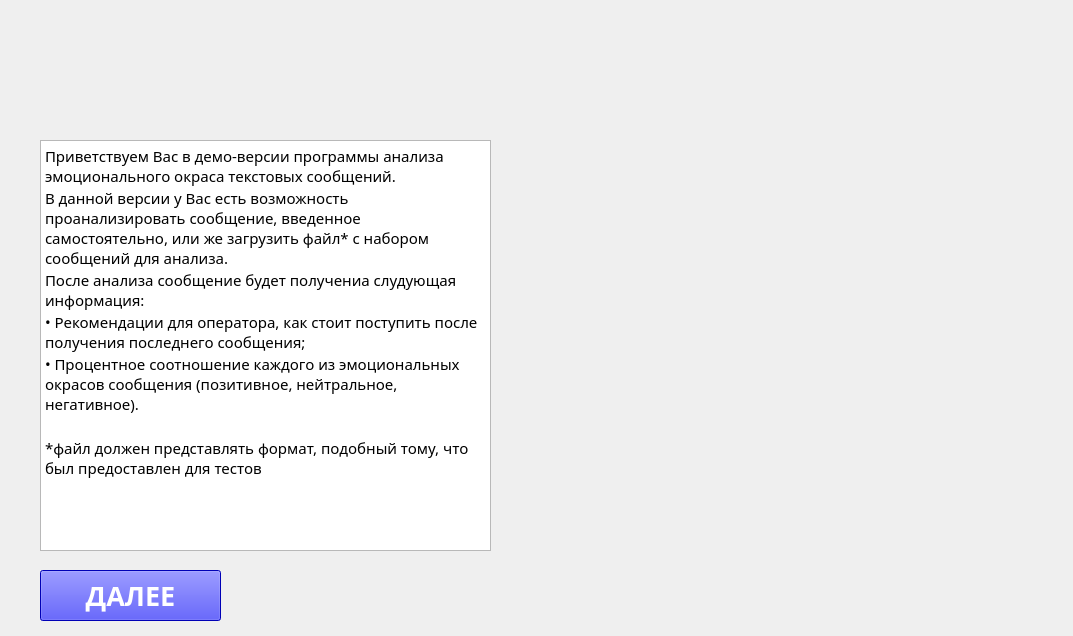
<?xml version="1.0" encoding="UTF-8"?>
<ui version="4.0">
 <class>Form</class>
 <widget class="QMainWindow" name="Form">
  <property name="geometry">
   <rect>
    <x>0</x>
    <y>0</y>
    <width>1073</width>
    <height>636</height>
   </rect>
  </property>
  <property name="windowTitle">
   <string>Приветствие</string>
  </property>
  <property name="autoFillBackground">
   <bool>false</bool>
  </property>
  <property name="styleSheet">
   <string notr="true">QMainWindow
{
background: url(./res/start.png);
background-repeat: no-repeat;
}</string>
  </property>
  <widget class="QWidget" name="centralwidget">
   <widget class="QPushButton" name="nextButton">
    <property name="geometry">
     <rect>
      <x>40</x>
      <y>570</y>
      <width>181</width>
      <height>51</height>
     </rect>
    </property>
    <property name="font">
     <font>
      <family>Bahnschrift SemiBold</family>
      <pointsize>20</pointsize>
      <weight>75</weight>
      <bold>true</bold>
     </font>
    </property>
    <property name="styleSheet">
     <string notr="true">QPushButton{
background-color: rgb(0, 0, 255);
color: rgb(255, 255, 255);
}

QPushButton::hover
{
background-color : rgb(255, 0, 0);
}</string>
    </property>
    <property name="text">
     <string>ДАЛЕЕ</string>
    </property>
   </widget>
   <widget class="QPlainTextEdit" name="helpText">
    <property name="geometry">
     <rect>
      <x>40</x>
      <y>140</y>
      <width>451</width>
      <height>411</height>
     </rect>
    </property>
    <property name="font">
     <font>
      <family>Bahnschrift</family>
      <pointsize>11</pointsize>
     </font>
    </property>
    <property name="readOnly">
     <bool>true</bool>
    </property>
    <property name="plainText">
     <string>Приветствуем Вас в демо-версии программы анализа эмоционального окраса текстовых сообщений.
В данной версии у Вас есть возможность проанализировать сообщение, введенное самостоятельно, или же загрузить файл* с набором сообщений для анализа.
После анализа сообщение будет получениа слудующая информация:
• Рекомендации для оператора, как стоит поступить после получения последнего сообщения;
• Процентное соотношение каждого из эмоциональных окрасов сообщения (позитивное, нейтральное, негативное).

*файл должен представлять формат, подобный тому, что был предоставлен для тестов</string>
    </property>
   </widget>
  </widget>
 </widget>
 <resources/>
 <connections/>
</ui>
